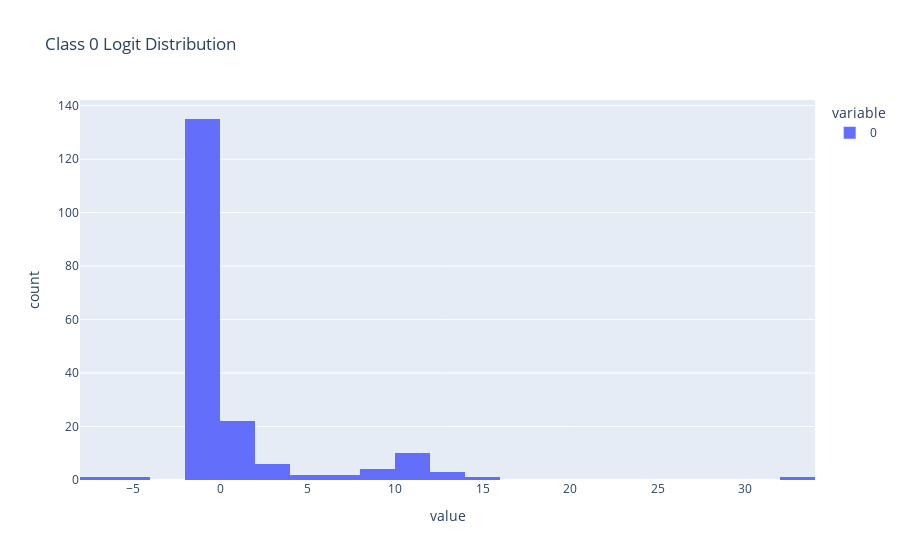
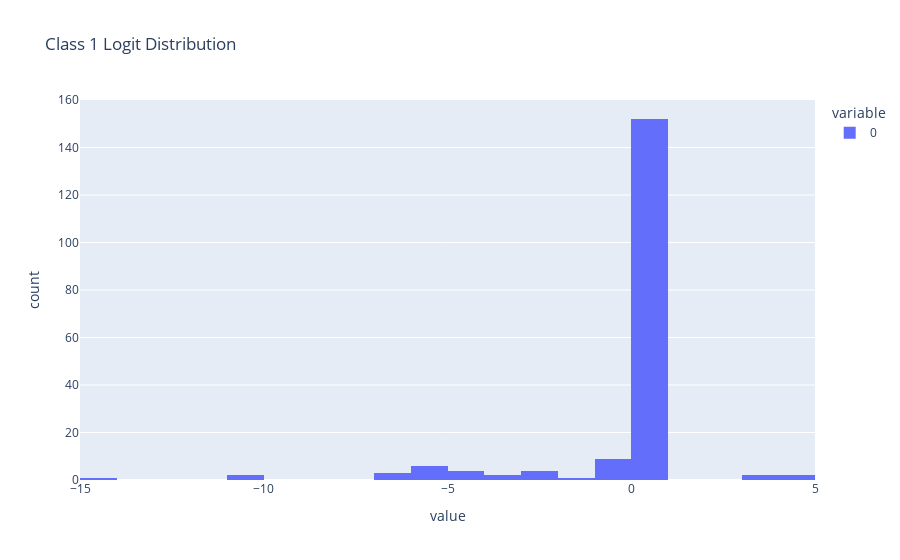

Notebook source saved alongside these figures, in order:
### Code cell
nn.float()
all_outputs = []
for data in loader:
    outputs = nn(data.x, data.edge_index, data.batch).detach().numpy()
    all_outputs.append(outputs)
all_outputs = np.concatenate(all_outputs, axis=0)
for i in range(all_outputs.shape[-1]):
    px.histogram(all_outputs[:, i], title=f"Class {i} Logit Distribution").show()

### Figure 1 — Plotly figure (JSON) as saved in the notebook; plotly's stock layout.template omitted (floating-point values rounded to 4 significant figures; data arrays with more than 128 entries replaced by an {"elided": "..."} marker saying what was removed)
{"data": [{"alignmentgroup": "True", "bingroup": "x", "hovertemplate": "variable=0<br>value=%{x}<br>count=%{y}<extra></extra>", "legendgroup": "0", "marker": {"color": "#636efa", "pattern": {"shape": ""}}, "name": "0", "offsetgroup": "0", "orientation": "v", "showlegend": true, "type": "histogram", "x": {"elided": "188 float values"}, "xaxis": "x", "yaxis": "y"}], "layout": {"barmode": "relative", "legend": {"title": {"text": "variable"}, "tracegroupgap": 0}, "title": {"text": "Class 0 Logit Distribution"}, "xaxis": {"anchor": "y", "domain": [0, 1], "title": {"text": "value"}}, "yaxis": {"anchor": "x", "domain": [0, 1], "title": {"text": "count"}}}}

### Figure 2 — Plotly figure (JSON) as saved in the notebook; plotly's stock layout.template omitted (floating-point values rounded to 4 significant figures; data arrays with more than 128 entries replaced by an {"elided": "..."} marker saying what was removed)
{"data": [{"alignmentgroup": "True", "bingroup": "x", "hovertemplate": "variable=0<br>value=%{x}<br>count=%{y}<extra></extra>", "legendgroup": "0", "marker": {"color": "#636efa", "pattern": {"shape": ""}}, "name": "0", "offsetgroup": "0", "orientation": "v", "showlegend": true, "type": "histogram", "x": {"elided": "188 float values"}, "xaxis": "x", "yaxis": "y"}], "layout": {"barmode": "relative", "legend": {"title": {"text": "variable"}, "tracegroupgap": 0}, "title": {"text": "Class 1 Logit Distribution"}, "xaxis": {"anchor": "y", "domain": [0, 1], "title": {"text": "value"}}, "yaxis": {"anchor": "x", "domain": [0, 1], "title": {"text": "count"}}}}
